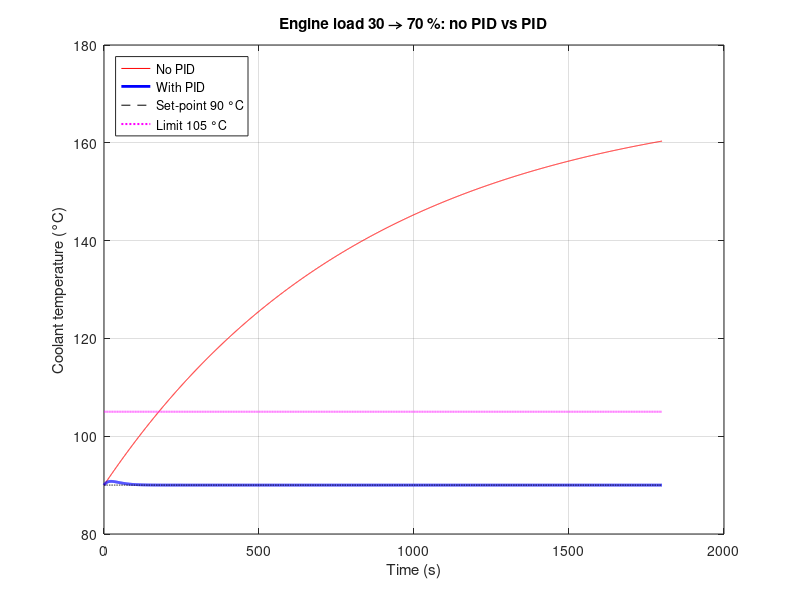
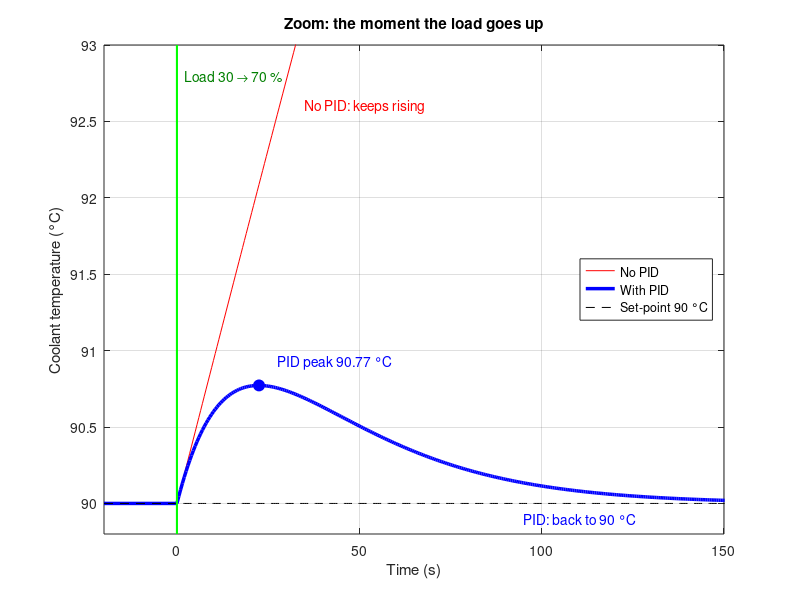

These charts were generated, in order, by the following MATLAB code:
%% PID Temperature Control of a Truck Engine
% How the coolant temperature changes when the engine load goes up,
% first with no controller, then with a PID controller.
% Sushanth Bibi (24BME0501), Ganishk Mohanraj (24BME0500)

clc;
clear;
close all;

%% Plant (values from the references on the last slide)
% Fan path:  fan air flow [kg/s] -> coolant temperature [K]
num = 38.1;
den = conv([851 1],[11.3 1]);   % (851s+1)(11.3s+1)
G = tf(num, den)

% Load path: engine load [%] -> coolant temperature [K]
numd = 2.0;
dend = [851 1];                 % (851s+1)
Gd = tf(numd, dend)

%% PID controller (gains from the SIMC tuning rule)
Kp = 2.48;
Ki = 0.044;
Kd = 22.4;
C = tf(Kp, 1) + tf(Ki, [1 0]) + tf([Kd 0], [0.01 1]);   % Kp + Ki/s + Kd*s

%% Load goes from 30 % to 70 % at t = 0
t = 0:0.5:1800;                 % 30 minutes

% Without PID: load -> temperature = Gd
[T_noPID, t] = step(40*Gd, t);

% With PID: load -> temperature = Gd / (1 + C*G)
D = Gd * feedback(1, C*G);
[T_PID, t] = step(40*D, t);

%% Figure 1: no PID vs PID over 30 minutes
figure;
plot(t, 90 + T_noPID, 'r', t, 90 + T_PID, 'b', 'LineWidth', 2);
hold on;
plot(t, 90*ones(size(t)), 'k--');
plot(t, 105*ones(size(t)), 'm:', 'LineWidth', 1.5);
grid on;
title('Engine load 30 \rightarrow 70 %: no PID vs PID');
xlabel('Time (s)');
ylabel('Coolant temperature (°C)');
legend('No PID', 'With PID', 'Set-point 90 °C', 'Limit 105 °C', 'Location', 'northwest');

%% Figure 2: zoom on the moment the load changes
% Add 20 s of steady running at 90 °C before the load step (t = 0)
tz      = [-20; t(:)];
Tz_no   = 90 + [0; T_noPID(:)];
Tz_pid  = 90 + [0; T_PID(:)];
[Tmax, k] = max(Tz_pid);

figure;
plot(tz, Tz_no, 'r', tz, Tz_pid, 'b', 'LineWidth', 2.5);
hold on;
plot(tz, 90*ones(size(tz)), 'k--');
plot([0 0], [89.8 93], 'g', 'LineWidth', 1.5);          % load step
plot(tz(k), Tmax, 'bo', 'MarkerSize', 8, 'MarkerFaceColor', 'b');
text(2, 92.8, 'Load 30 \rightarrow 70 %', 'Color', [0 0.5 0]);
text(tz(k) + 5, Tmax + 0.15, ['PID peak ', num2str(Tmax, '%5.2f'), ' °C'], 'Color', 'b');
text(95, 89.9, 'PID: back to 90 °C', 'Color', 'b');
text(35, 92.6, 'No PID: keeps rising', 'Color', 'r');
grid on;
xlim([-20 150]);
ylim([89.8 93]);
title('Zoom: the moment the load goes up');
xlabel('Time (s)');
ylabel('Coolant temperature (°C)');
legend('No PID', 'With PID', 'Set-point 90 °C', 'Location', 'east');

%% Results
disp(['No PID:   temperature after 30 min = ', num2str(90 + T_noPID(end), '%5.1f'), ' °C']);
disp(['With PID: highest temperature      = ', num2str(90 + max(T_PID), '%5.2f'), ' °C']);
disp(['With PID: temperature after 30 min = ', num2str(90 + T_PID(end), '%5.2f'), ' °C']);
poles = pole(feedback(C*G, 1))   % all negative real parts -> stable

% Inference:
% Without a PID, the extra load keeps heating the engine: it passes the
% 105 °C limit after about 3 minutes and keeps rising. With the PID, the temperature rises by less
% than 1 °C and is brought back to exactly 90 °C in about 2 minutes.
